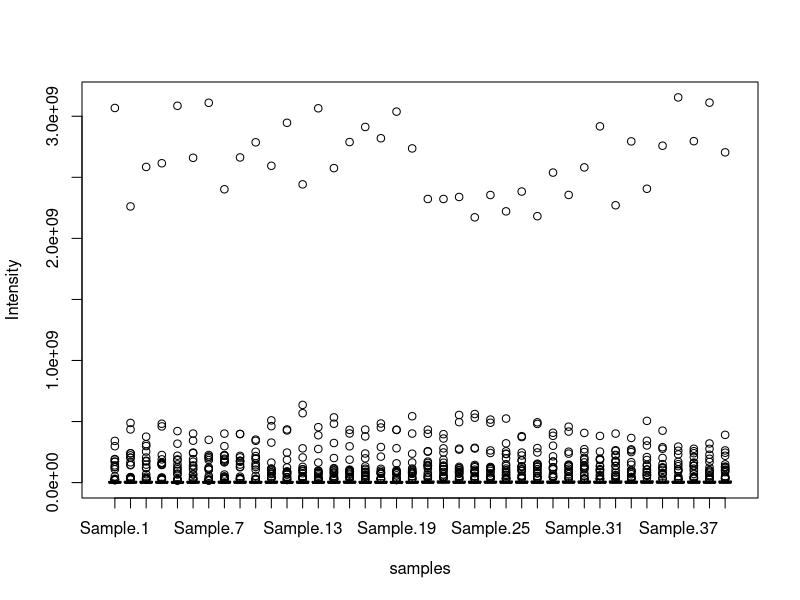
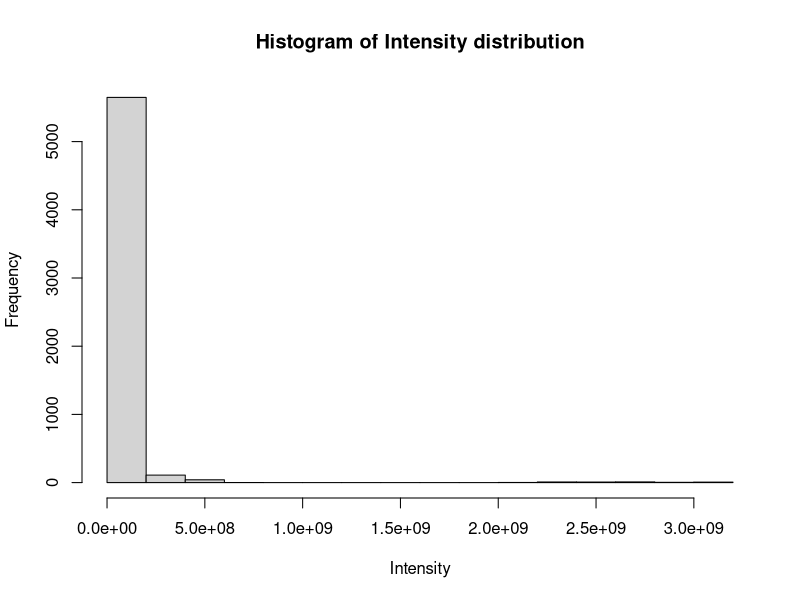

Reproduce these figures in R, in order. (Note: this script raises an error after producing the figures.)
## ---- chunk 1
data<-read.table("SWATH.example.data.csv", sep=",",header=T, row.names = 1)
data
boxplot(data, ylab="Intensity", xlab="samples") 
hist(as.numeric(unlist(data)), main = "Histogram of Intensity distribution",  xlab = "Intensity")
## ---- chunk 2
#for this specific data :
exp.design <- data.frame(samples = colnames(data), condition = 1)
exp.design$condition[1:10] = "control"
exp.design$condition[11:20] = "lessone"
exp.design$condition[21:30] = "onetofive"
exp.design$condition[31:40] = "adult"

design <- model.matrix(~0 + exp.design$condition, data = exp.design)
colnames(design) <- sort(unique(exp.design$condition))
row.names(design) <- exp.design$samples
as.data.frame(design)
## ---- chunk 3
contrast <- makeContrasts(adult-control, lessone-control, onetofive-control, adult+lessone+onetofive-control, levels=design)
as.data.frame(contrast)
## ---- chunk 4
library(limma)
library(edgeR)

dge <- DGEList(data)
dge <- calcNormFactors(dge)
y <- voom(dge, design)
norm.data <- y$E
as.data.frame(norm.data)
boxplot(norm.data, ylab="Intensity", xlab="samples")
hist(norm.data, main = "Histogram of Intensity distribution",  xlab = "Intensity")
## ---- chunk 5
contrast <- makeContrasts(adult-control, lessone-control, onetofive-control, levels=design)
as.data.frame(contrast)
## ---- chunk 6
fit <- lmFit(y, design)
fit2 <- contrasts.fit(fit, contrast)
fit2 <- eBayes(fit2)
## ---- chunk 7
adult.vs.c <- topTable(fit2, coef = "adult - control", n = nrow(fit2))
lessone.vs.control <- topTable(fit2, coef = "lessone - control", n = nrow(fit2))
onetofive.vs.control <- topTable(fit2, coef = "onetofive - control", n = nrow(fit2))
adult.vs.c ; lessone.vs.control ; onetofive.vs.control 
## ---- chunk 8
adult.vs.c$protein <- row.names(adult.vs.c)
row.names(adult.vs.c) <- NULL
adult.vs.c <- adult.vs.c[, c(7, 4, 5, 1)]

lessone.vs.control$protein <- row.names(lessone.vs.control)
row.names(lessone.vs.control) <- NULL
lessone.vs.control <- lessone.vs.control[, c(7, 4, 5, 1)]

onetofive.vs.control$protein <- row.names(onetofive.vs.control)
row.names(onetofive.vs.control) <- NULL
onetofive.vs.control <- onetofive.vs.control[, c(7, 4, 5, 1)]

Results <- list(adult.vs.c, lessone.vs.control, onetofive.vs.control)
## ---- chunk 9

thresh_fc <- 0.5
thresh_p <- 0.05
deProt <- Results
for(i in 1:length(Results)){
    fc = as.data.frame(deProt[[i]])[,4]
    p = as.data.frame(deProt[[i]])[,3]
    dt <-as.data.frame(deProt[[i]])
    deProt[[i]] <- dt[which(p<=thresh_p & abs(fc)>=thresh_fc),]
    print(as.data.frame(deProt[[i]]))
  }
## ---- chunk 10

library(ggplot2)
library(ggrepel)

tresh_fc = 0.5 ## Fold change threshold
tresh_p = 0.05 ## p.value treshold

for(i in 1:length(Results)){
  
  plotTitle <- substr(colnames(Results[[i]])[2], 9 ,nchar(colnames(Results[[i]])[2]))
  values <- as.data.frame(Results[[i]])
  forplot <- data.frame(x=as.numeric(values[,4]), y=-log10(values[,3]), id=as.character(values[,1]))
  tmp <- forplot[as.numeric(forplot$y)>=-log10(tresh_fc) & abs(forplot$x)>tresh_fc,]
  p <- ggplot(forplot) + geom_point(aes(x, y , color = ifelse(y>=-log10(tresh_p) & abs(x)>=tresh_fc, "not signi", "FC")),show.legend = F) +
    scale_color_manual(values = c("blue", "red")) +
    geom_text_repel(data = subset(forplot, abs(forplot$x)>=tresh_fc & forplot$y>=-log10(tresh_p)),
                    aes(x,y,label = id),
                    size = 2) +
    geom_vline(xintercept = tresh_fc ) +
    geom_vline(xintercept = -tresh_fc) + 
    geom_hline(yintercept = -log10(tresh_p)) + 
    labs(title = plotTitle,x="log2(Fold-change)", y="-log10(P.Value)") + theme_bw() 
    print(p)
}
## ---- chunk 11
boxplot(apply(norm.data,1,sd),apply(scale(log2(data)),1,sd),main = "comparison of the standard deviation \n of the differents normalization techniques", xlab="technique", ylab="standard deviation",names=c("voom", "center and scaling"))
